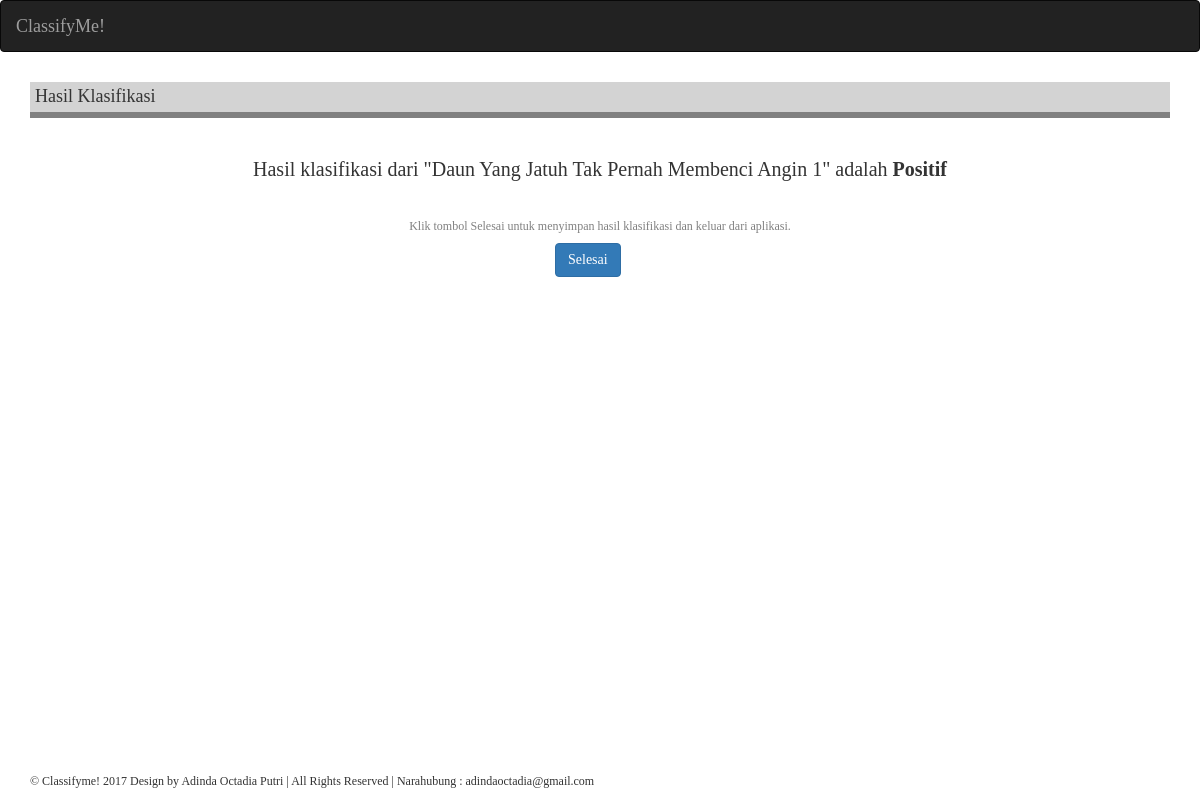
Page /classifyme/input/data/41/hasil/ on the committed database.
### classifyme/models.py (models this page shows, shortened)
class Buku(models.Model):
    tahun_choices = []
    for y in range(1990, (datetime.datetime.now().year+5)):
        tahun_choices.append((y, y))
    penulis = models.CharField(max_length=20)
    judul = models.CharField(max_length=100)
    penerbit = models.CharField(max_length=30)
    tahun_terbit = models.IntegerField(choices=tahun_choices, default=datetime.datetime.now().year)
    training_set_positif = models.ForeignKey(TrainingSetPos, null=True)
    training_set_negatif = models.ForeignKey(TrainingSetNeg, null=True)
    testing_set = models.FileField(null=True, upload_to='files/%Y/%m/%d/', validators=[validate_file_extension])
    priors_pos = models.FloatField(blank=True, null=True)
    priors_neg = models.FloatField(blank=True, null=True)
    hasil_pos = models.FloatField(blank=True, null=True)
    hasil_neg = models.FloatField(blank=True, null=True)
    hasil_klasifikasi = models.CharField(max_length=20, blank=True, null=True)

### classifyme/views.py (the view)
# urls.py: url(r'^classifyme/input/data/(?P<buku_id>\d+)/hasil/$', views.hasil, name='hasil'),
def hasil(request, buku_id):
    context = {}
    selected_buku = Buku.objects.get(id=int(buku_id))
    context['buku'] = selected_buku
    if selected_buku.hasil_pos > selected_buku.hasil_neg:
        hasil_akhir = "Positif"
    elif selected_buku.hasil_pos < selected_buku.hasil_neg:
        hasil_akhir = "Negatif"
    else:
        hasil_akhir = "Data Overload"
    context['hasil_akhir'] = hasil_akhir
    selected_hasil = Buku.objects.get(id=int(buku_id))
    selected_hasil.hasil_klasifikasi = hasil_akhir
    selected_hasil.save()
    return render(request, 'classifyme/hasil.html', context)

### templates/classifyme/hasil.html (shortened to what this page needs)
{% extends 'classifyme/base.html' %}
{% block content %}
<div class="content container">
  <div class="row">
    <div class="col-md-12">
      <h4 style="border-bottom: 6px solid grey; background-color: lightgrey; padding: 5px;">Hasil Klasifikasi</h4>
      <br>
      {% if hasil_akhir == "Positif" or hasil_akhir == "Negatif" %}
      <h5 style="text-align: center; font-size: 20px;">Hasil klasifikasi dari "{{ buku.judul }}" adalah <strong>{{ hasil_akhir }}</strong></h5>
      <br>
      <h6 style="text-align: center; color: grey;">Klik tombol Selesai untuk menyimpan hasil klasifikasi dan keluar dari aplikasi.</h5>
      <a href="{% url 'classifyme:input' %}" class="save btn btn-primary" role="button" style="margin-left: 525px;">Selesai</a>
      <br><br><br>
      {% endif %}
    </div>
  </div>
</div>
{% endblock %}

### static/classifyme.css (style rules this page uses)
body { font-family: "Lobster", cursive; margin: 0; width: 100%; height: 100%; }

### rows in the picture
Buku: judul "Daun Yang Jatuh Tak Pernah Membenci Angin 1", hasil_klasifikasi "Positif"
